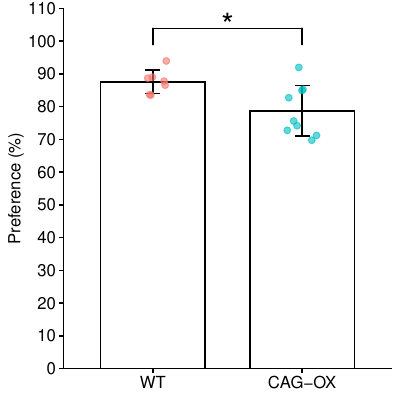

The script that saved this image:
library(ggplot2)
library(ggpubr)

WT <- c(86.6, 87.8, 93.9, 83.5, 88.6, 83.7, 88.9)
CAG_OX <- c(69.8, 92.0, 75.5, 72.8, 82.7, 71.2, 74.2, 85.3, 84.9)

data <-
  data.frame(type = c(rep("WT", length(WT)), rep("CAG-OX", length(CAG_OX))),
             value = c(WT, CAG_OX))

p <-
  ggbarplot(
    data = data,
    x = "type",
    y = "value",
    add = c("mean_sd")
  ) +
  geom_jitter(
    mapping = aes(color = type),
    size = 2,
    alpha = 0.6,
    width = 0.1,
    height = 0.1
  ) +
  tinyfuncr::geom_signif_wrapper(
    comparisons = list(c("WT", "CAG-OX")),
    test = "t.test",
    margin_top = 10,
    tip_length = 5,
    textsize = 8
  ) +
  coord_cartesian(ylim = c(0, 110)) +
  scale_y_continuous(breaks = seq(0, 200, 10), expand = c(0, 0)) +
  ylab("Preference (%)") +
  theme(axis.title.x = element_blank(),
        legend.position = "none")

ggsave("plot0511.pdf", p, height = 4, width = 4)
